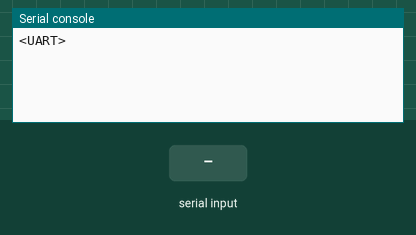
Recording of a program running on a simulated MicroPython board. On the bench: the last lines printed to the serial console. The inputs (shaded band) are chosen by the test bench. Random numbers come from a fixed seed.

Above: at 1.2 s.
1.3 s: "{RSET}" received over the second serial link
At 2.2 s:
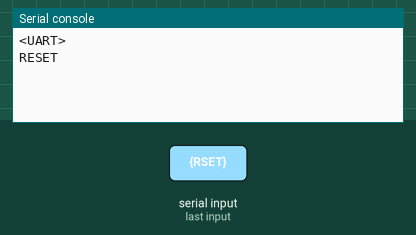
2.8 s: "{HALT}" received over the second serial link
At 3.3 s:
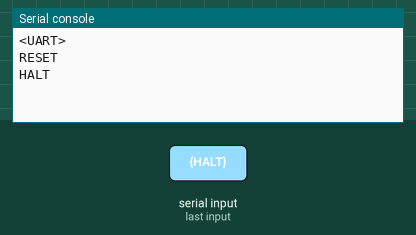
4.3 s: "{STAT}" received over the second serial link
At 5.5 s:
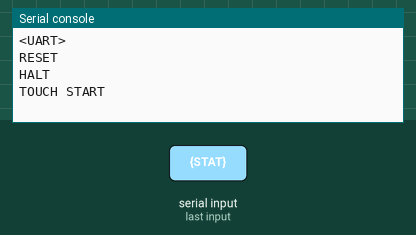
5.8 s: "1" received over the second serial link
At 7.0 s:
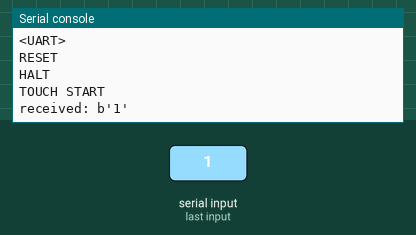
7.3 s: "{RSET}" received over the second serial link
At 8.5 s:
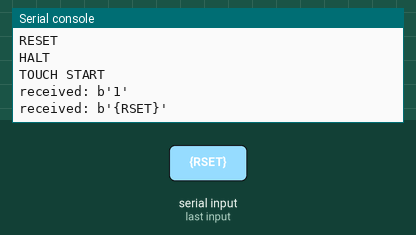
8.8 s: "{STAT}" received over the second serial link
At 10.1 s:
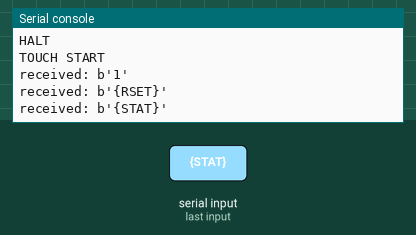

Measured:
- after the input at 1.3 s, the serial console: prints a new line at once (image 1)
- after the input at 2.8 s, the serial console: prints a new line at once (image 2)
- after the input at 4.3 s, the serial console: prints a new line at once (image 3)
- after the input at 5.8 s, the serial console: prints a new line at once (image 4)
- after the input at 7.3 s, the serial console: prints a new line at once (image 5)
- after the input at 8.8 s, the serial console: prints a new line at once (image 6)

The program:

main.py
```python
import mpr121,time
from machine import I2C,Pin,UART
from random import randint
A=I2C(1,scl=Pin(12),sda=Pin(13))
try:
    B=mpr121.MPR121(A)
    B.set_thresholds(1,1,0)
except:
    pass
'''
while 1:
    time.sleep(.05)
    r=str(bin(B.touched()))[2:]
    r=r.replace('0','  ')
    r=r.replace('1','##')
    print("|{:>24}|".format(r))
'''
delay=1/30
def r():
    return randint(0,31)
U=UART(1,9600)#TX10 RX9
print(U)
halt=0
while 1:
    data=U.read()
    if data==b'{RSET}':
        halt=0
        print('RESET')
    elif data==b'{HALT}':
        halt=1
        print('HALT')
    elif data==b'{STAT}':
        halt=0
        print('TOUCH START')
        while 1:
            data=U.read()
            if data==b'{HALT}':
                halt=1
                print('HALT')
                break
            elif data:
                print('received:',data)
            U.write(bytearray([40,r(),r(),r(),r(),r(),r(),r(),41]))
            time.sleep(delay)
    elif data:
        datac=bytearray(data)
        datac[0]=40
        datac[-1]=41
        U.write(datac)
        print('UNKNOWN CMD:',data,'try response:',datac)

    
```

mpr121.py
```python
"""
MicroPython MPR121 capacitive touch keypad and breakout board driver
https://github.com/mcauser/micropython-mpr121

MIT License
Copyright (c) 2018 Mike Causer

Permission is hereby granted, free of charge, to any person obtaining a copy
of this software and associated documentation files (the "Software"), to deal
in the Software without restriction, including without limitation the rights
to use, copy, modify, merge, publish, distribute, sublicense, and/or sell
copies of the Software, and to permit persons to whom the Software is
furnished to do so, subject to the following conditions:

The above copyright notice and this permission notice shall be included in all
copies or substantial portions of the Software.

THE SOFTWARE IS PROVIDED "AS IS", WITHOUT WARRANTY OF ANY KIND, EXPRESS OR
IMPLIED, INCLUDING BUT NOT LIMITED TO THE WARRANTIES OF MERCHANTABILITY,
FITNESS FOR A PARTICULAR PURPOSE AND NONINFRINGEMENT. IN NO EVENT SHALL THE
AUTHORS OR COPYRIGHT HOLDERS BE LIABLE FOR ANY CLAIM, DAMAGES OR OTHER
LIABILITY, WHETHER IN AN ACTION OF CONTRACT, TORT OR OTHERWISE, ARISING FROM,
OUT OF OR IN CONNECTION WITH THE SOFTWARE OR THE USE OR OTHER DEALINGS IN THE
SOFTWARE.
"""

from micropython import const
import ustruct

MPR121_TOUCH_STATUS = const(0x00) # (0x00~0x01) Touch status
# (0x02~0x03) Out-of-range status
MPR121_ELECTRODE_FILTERED_DATA = const(0x04) # (0x04~0x1D) Electrode filtered data
MPR121_BASELINE_VALUE = const(0x1E) # (0x1E~0x2A) Baseline value
# (0x2B~0x40) Baseline Filtering Control
MPR121_MAX_HALF_DELTA_RISING = const(0x2B) # Max half delta (rising)
MPR121_NOISE_HALF_DELTA_RISING = const(0x2C) # Noise half delta (rising)
MPR121_NOISE_COUNT_LIMIT_RISING = const(0x2D) # Noise count limit (rising)
MPR121_FILTER_DELAY_COUNT_RISING = const(0x2E) # Filter delay count (rising)
MPR121_MAX_HALF_DELTA_FALLING = const(0x2F) # Max half delta (falling)
MPR121_NOISE_HALF_DELTA_FALLING = const(0x30) # Noise half delta (falling)
MPR121_NOISE_COUNT_LIMIT_FALLING = const(0x31) # Noise count limit (falling)
MPR121_FILTER_DELAY_COUNT_FALLING = const(0x32) # Filter delay count (falling)
# There is no max half delta for touched
MPR121_NOISE_HALF_DELTA_TOUCHED = const(0x33) # Noise half delta (touched)
MPR121_NOISE_COUNT_LIMIT_TOUCHED = const(0x34) # Noise count limit (touched)
MPR121_FILTER_DELAY_COUNT_TOUCHED = const(0x35) # Filter delay count (touched)
# (0x41~0x5A) Touch / release threshold
MPR121_TOUCH_THRESHOLD = const(0x41) # Touch threshold (0th, += 2 for each electrode up to 11th)
MPR121_RELEASE_THRESHOLD = const(0x42) # Release threshold (0th, += 2 for each electrode up to 11th)
MPR121_DEBOUNCE = const(0x5B) # Debounce
# (0x5C~0x5D) Filter and global CDC CDT configuration
MPR121_CONFIG1 = const(0x5C) # FFI (first filter iterations), CDC (charge/discharge current)
MPR121_CONFIG2 = const(0x5D) # CDT (charge/discharge time), SFI (second filter iterations), ESI (electrode sample interval)
# (0x5F~0x6B) Electrode charge current
# (0x6C~0x72) Electrode charge time
MPR121_ELECTRODE_CONFIG = const(0x5E) # Electrode configuration register
# (0x73~0x7A) GPIO
# (0x73) GPIO control 0
# (0x74) GPIO control 1
# (0x75) GPIO data
# (0x76) GPIO direction
# (0x77) GPIO enable
# (0x78) GPIO data set
# (0x79) GPIO data clear
# (0x7A) GPIO data toggle
# (0x7B) Auto-config control 0
# (0x7C) Auto-config control 1
# (0x7D) Auto-config upper-side limit
# (0x7E) Auto-config lower-side limit
# (0x7F) Auto-config target level
MPR121_SOFT_RESET = const(0x80) # Soft reset

class MPR121:
    """Driver for the MPR121 capacitive touch keypad and breakout board."""

    def __init__(self, i2c, address=0x5A):
        self.i2c = i2c
        self.address = address
        self.reset()

    def _register8(self, register, value=None):
        if value is None:
            return self.i2c.readfrom_mem(self.address, register, 1)[0]
        self.i2c.writeto_mem(self.address, register, bytearray([value]))

    def _register16(self, register, value=None):
        if value is None:
            data = self.i2c.readfrom_mem(self.address, register, 2)
            return ustruct.unpack("<H", data)[0]
        self.i2c.writeto_mem(self.address, register, ustruct.pack("<H", value))

    def reset(self):
        """Resets the MPR121 to a default state"""

        # Soft reset
        self._register8(MPR121_SOFT_RESET, 0x63)

        # Reset electrode configuration to defaults - enter stop mode
        # Config registers are read-only unless in stop mode
        self._register8(MPR121_ELECTRODE_CONFIG, 0x00)

        # Check CDT, SFI, ESI configuration is at defaults
        # A soft reset puts CONFIG2 (0x5D) at 0x24
        # Charge Discharge Time, CDT=1 (0.5us charge time)
        # Second Filter Iterations, SFI=0 (4x samples taken)
        # Electrode Sample Interval, ESI=4 (16ms period)
        if self._register8(MPR121_CONFIG2) != 0x24:
            raise RuntimeError('Failed to reset MPR121 to default state')

        # Set touch and release trip thresholds
        self.set_thresholds(15, 7)

        # Configure electrode filtered data and baseline registers
        self._register8(MPR121_MAX_HALF_DELTA_RISING, 0x01)
        self._register8(MPR121_MAX_HALF_DELTA_FALLING, 0x01)
        self._register8(MPR121_NOISE_HALF_DELTA_RISING, 0x01)
        self._register8(MPR121_NOISE_HALF_DELTA_FALLING, 0x05)
        self._register8(MPR121_NOISE_HALF_DELTA_TOUCHED, 0x00)
        self._register8(MPR121_NOISE_COUNT_LIMIT_RISING, 0x0E)
        self._register8(MPR121_NOISE_COUNT_LIMIT_FALLING, 0x01)
        self._register8(MPR121_NOISE_COUNT_LIMIT_TOUCHED, 0x00)
        self._register8(MPR121_FILTER_DELAY_COUNT_RISING, 0x00)
        self._register8(MPR121_FILTER_DELAY_COUNT_FALLING, 0x00)
        self._register8(MPR121_FILTER_DELAY_COUNT_TOUCHED, 0x00)

        # Set config registers
        # Debounce Touch, DT=0 (increase up to 7 to reduce noise)
        # Debounce Release, DR=0 (increase up to 7 to reduce noise)
        self._register8(MPR121_DEBOUNCE, 0x00)
        # First Filter Iterations, FFI=0 (6x samples taken)
        # Charge Discharge Current, CDC=16 (16uA)
        self._register8(MPR121_CONFIG1, 0x10)
        # Charge Discharge Time, CDT=1 (0.5us charge time)
        # Second Filter Iterations, SFI=0 (4x samples taken)
        # Electrode Sample Interval, ESI=0 (1ms period)
        self._register8(MPR121_CONFIG2, 0x20)

        # Enable all electrodes - enter run mode
        # Calibration Lock, CL=10 (baseline tracking enabled, initial value 5 high bits)
        # Proximity Enable, ELEPROX_EN=0 (proximity detection disabled)
        # Electrode Enable, ELE_EN=15 (enter run mode for 12 electrodes)
        self._register8(MPR121_ELECTRODE_CONFIG, 0x8F)

    def set_thresholds(self, touch, release, electrode=None):
        """Sets the touch and release thresholds (0-255) for a single electrode (0-11) or all electrodes"""
        if not 0 <= touch <= 255:
            raise ValueError('Touch must be in range 0-255.')
        if not 0 <= release <= 255:
            raise ValueError('Release must be in range 0-255.')
        f = 0 if electrode is None else electrode
        t = 12 if electrode is None else electrode + 1

        # you can only modify the thresholds when in stop mode
        config = self._register8(MPR121_ELECTRODE_CONFIG)
        if config != 0:
            self._register8(MPR121_ELECTRODE_CONFIG, 0)

        for i in range(f, t):
            self._register8(MPR121_TOUCH_THRESHOLD + i * 2, touch)
            self._register8(MPR121_RELEASE_THRESHOLD + i * 2, release)

        # return to previous mode if temporarily entered stop mode
        if config != 0:
            self._register8(MPR121_ELECTRODE_CONFIG, config)

    def filtered_data(self, electrode):
        """Returns filtered data value for the specified electrode (0-11)"""
        if not 0 <= electrode <= 11:
            raise ValueError('Electrode must be in range 0-11.')
        return self._register16(MPR121_ELECTRODE_FILTERED_DATA + electrode * 2)

    def baseline_data(self, electrode):
        """Returns baseline data value for the specified electrode (0-11)"""
        if not 0 <= electrode <= 11:
            raise ValueError('Electrode must be in range 0-11.')
        return self._register8(MPR121_BASELINE_VALUE + electrode) << 2

    def touched(self):
        """Returns a 12-bit value representing which electrodes are touched. LSB = electrode 0"""
        return self._register16(MPR121_TOUCH_STATUS)

    def is_touched(self, electrode):
        """Returns True when the specified electrode is being touched"""
        if not 0 <= electrode <= 11:
            raise ValueError('Electrode must be in range 0-11.')
        t = self.touched()
        return (t & (1 << electrode)) != 0
```
